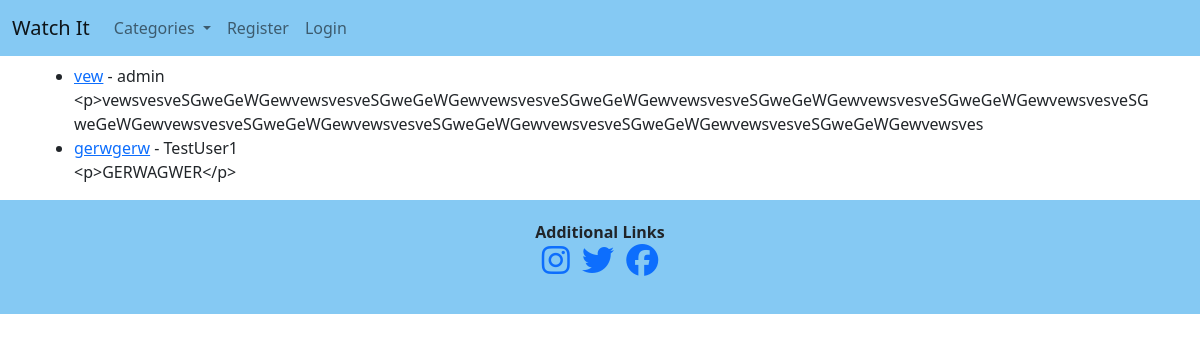
/category/Romance/, run on an earlier commit of the app's database.
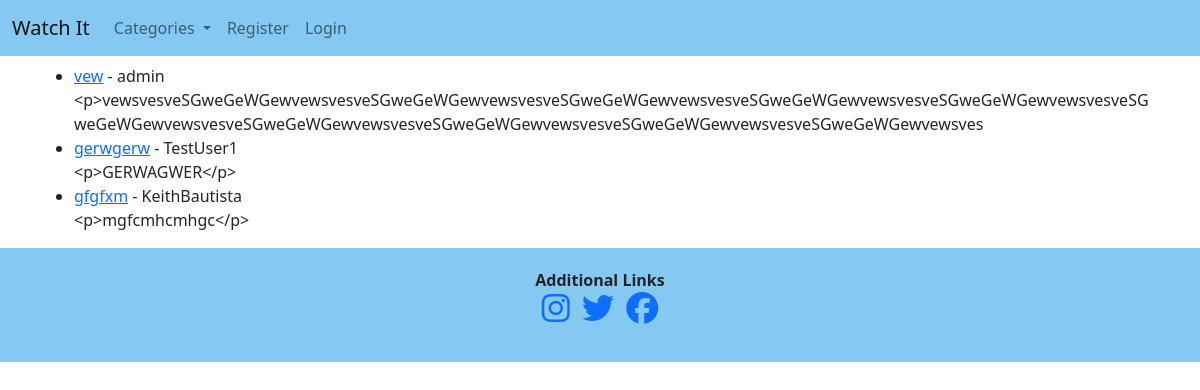
And on a later commit of the database.
### watchit/models.py (models this page shows, shortened)
class Post(models.Model):
    title = models.CharField(max_length=255)
    title_tag = models.CharField(max_length=255)
    header_image = CloudinaryField('image', default='default')
    author = models.ForeignKey(User, on_delete=models.CASCADE)
    """This will delete all of users' posts"""
    body = RichTextField(blank=True, null=True)
    post_date = models.DateField(auto_now_add=True)
    category = models.CharField(max_length=255, default='Action')
    snippet = models.CharField(max_length=255, default='Click Above')
    likes = models.ManyToManyField(User, related_name='blog_posts')

### watchit/views.py (the view)
# urls.py: path('category/<str:category>/', CategoryView, name="category"),
def CategoryView(request, category):
    category_posts = Post.objects.filter(category=category)
    context = {}
    context['category_posts'] = category_posts
    category_menu = Category.objects.all()
    context["category_menu"] = category_menu
    return render(request, 'categories.html', context)

### watchit/models.py (called while the page is built)
    def __str__(self):
        return self.name

### watchit/templates/categories.html (shortened to what this page needs)
{% extends 'base.html' %}
{% block content %}
    {% if user.is_authenticated %}
        {% if category_posts %}
            <h1>{{ Category.name }}</h1>
            <ul>
            {% for Post in category_posts %}
                <li><a href="{% url 'movie-detail' Post.pk %}">{{ Post.title }}</a> - {{ Post.author }} - <a href="{% url 'edit-movie' Post.pk %}">Edit Movie</a> <br/>
                {{ Post.body|slice:":200" }}</li>
            {% endfor %}
            </ul>
        {% else %}
            <h1>There are no posts here yet</h1>
        {% endif %}
    {% else %}
            {% if category_posts %}
            <ul>
            {% for Post in category_posts %}
                <li><a href="{% url 'movie-detail' Post.pk %}">{{ Post.title }}</a> - {{ Post.author }} <br/>
                {{ Post.body|slice:":200" }}</li>
            {% endfor %}
            </ul>
        {% else %}
            <h1>There are no posts here yet</h1>
        {% endif %}
        {% endif %}
{% endblock %}

### watchit/templates/base.html (shortened to what this page needs)
{% load static %}
<!doctype html>
<html lang="en">
<head>
    <link href="https://cdn.jsdelivr.net/npm/bootstrap@5.2.2/dist/css/bootstrap.min.css" rel="stylesheet">
    <link rel="stylesheet" href="{% static 'css/style.css' %}">
    </head>
<body>
    <nav class="navbar navbar-expand-lg bg-light" id="navBarStyle">
        <div class="container-fluid">
          <a class="navbar-brand" href="{% url 'home' %}">Watch It</a>
          <div class="collapse navbar-collapse" id="navbarSupportedContent">
            <ul class="navbar-nav me-auto mb-2 mb-lg-0">
              <li class="nav-item dropdown">
                <a class="nav-link dropdown-toggle" href="#" id="navbarDropdown" role="button" data-toggle="dropdown" aria-haspopup="true" aria-expanded="false">
                  Categories
                </a>
              </li>
              {% if user.is_authenticated %}
              <li class="nav-item">
                <a class="nav-link" href="{% url 'add-movie' %}">Add Movie</a>
              </li>
              <li class="nav-item">
                <a class="nav-link" href="{% url 'edit_profile' %}">Edit Profile</a>
              </li>
              <li class="nav-item">
                <a class="nav-link" href="{% url 'logout' %}">Logout</a>
              </li>
              {% else %}
              <li class="nav-item">
                <a class="nav-link" href="{% url 'registration' %}">Register</a>
              </li>
              <li class="nav-item">
                <a class="nav-link" href="{% url 'login' %}">Login</a>
              </li>
              {% endif %}
            </ul>
          </div>
        </div>
      </nav>
    <div class="container">
    {% block content %}
    {% endblock %}
    </div>
    <section id="section-contact">
        <div class="container-fluid">
            <div class="justify-content-center">
                <div class="col-md-12 text-center">
                    <strong>Additional Links</strong>
                    <div class="col-md-12 d-flex justify-content-center">
                    <ul class="list-unstyled">
                        <li class="list-inline-item">
                          <a href="https://www.instagram.com/?hl=en" target="_blank"><i class="fab fa-instagram fa-2x"></i></a>
                      </li>
                      <li class="list-inline-item">
                          <a href="ttps://twitter.com/" target="_blank"><i class="fab fa-twitter fa-2x"></i></a>
                      </li>
                      <li class="list-inline-item">
                          <a href="https://www.facebook.com/" target="_blank"><i class="fab fa-facebook fa-2x"></i></a>
                      </li>
                      </ul>
                    </div>
                </div>
            </div>
        </div>
    </section>
</body>
</html>

### watchit/static/css/style.css (style rules this page uses)
body { word-wrap: break-word; }
#section-contact { background-color: rgba(52, 165, 235, .6)!important; padding: 20px; }
#navBarStyle, #watchItInfo { background-color: rgba(52, 165, 235, .6)!important; }

What changed in the data, as far as the page shows it:
added Post: title "gfgfxm", author "KeithBautista", body "<p>mgfcmhcmhgc</p>"
